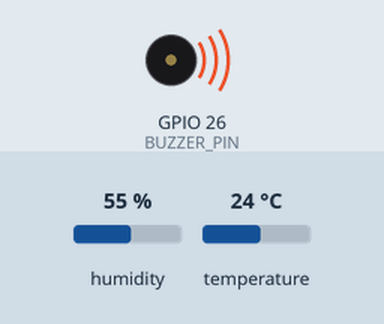
Recording of a sketch running on a simulated ESP32. Shown: buzzer (waves = sounding). The inputs (shaded band) are chosen by the test bench; at power-on: humidity 55 %, temperature 24 °C. WiFi joins after 1.5 s; servers stay silent unless stated; uploads are accepted with an empty reply; what the sketch prints to the serial monitor is not drawn.

Above: at 2.6 s.
At 62.6 s:
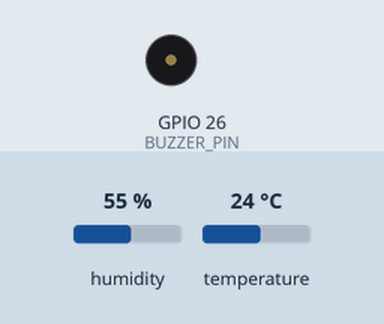
Timing chart, 0 to 64.1 s (numbered marks = the images above):
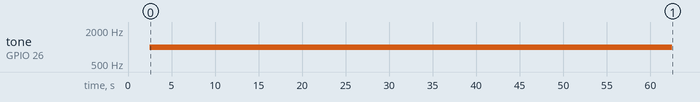

The sketch:

project_con_email.ino
```cpp
#include <WiFi.h>
#include <HTTPClient.h>
#include <ESP_Mail_Client.h>
#include <DHT.h>
#include <driver/ledc.h> // Include la libreria per il controllo LEDC


#define DHTPIN 16 //D16
#define DHTTYPE DHT11
#define SMTP_HOST "smtp.gmail.com"
#define SMTP_PORT esp_mail_smtp_port_587

#define AUTHOR_EMAIL "morrone.domenico97@gmail.com"
#define AUTHOR_PASSWORD "cwme abhs weoo wefa"
#define RECIPIENT_EMAIL "morrone097@gmail.com"
#define LEDC_CHANNEL 0 // Canale LEDC
#define LEDC_TIMER 0   // Timer LEDC
#define LEDC_FREQUENCY 1000 // Frequenza PWM (1 kHz)
#define BUZZER_PIN 26 // Pin del buzzer passivo

SMTPSession smtp;

void smtpCallback(SMTP_Status status);

DHT dht11(DHTPIN, DHTTYPE);

String URL = "http://192.168.43.151/progetto_sensore/gestione.php";

const char* ssid = "HUAWEI P40 lite";
const char* password = "Morrone1997";

int temperatura = 0;
int umidita = 0;
String sensore = "ESP32";
String nomestanza= "Salone";
bool buzzerAttivo = false;
unsigned long tempoInizioAllarme = 0; // Variabile per memorizzare il tempo di inizio dell'allarme
unsigned long previousMillis = millis()-300000; // Variabile per memorizzare l'ultimo tempo di esecuzione
const long interval = 300000; // Intervallo di 5 minuti in millisecondi

void setup() {
  Serial.begin(115200);
  dht11.begin();
  pinMode(BUZZER_PIN, OUTPUT); // Imposta il pin del buzzer come uscita
  // Configura il timer LEDC
  ledcSetup(LEDC_CHANNEL, LEDC_FREQUENCY, 8); // Canale, frequenza, risoluzione (8 bit)
  // Associa il canale LEDC al pin del buzzer
  ledcAttachPin(BUZZER_PIN, LEDC_CHANNEL);
  connectWiFi();
}

void loop() {
  unsigned long currentMillis = millis();

  if(WiFi.status() != WL_CONNECTED) {
    connectWiFi();
  }

  // Esegui le operazioni solo se è trascorso l'intervallo
  if (currentMillis - previousMillis >= interval) {
    previousMillis = currentMillis;

    Load_DHT11_Data();

    String postData = "sensoreId="+String(sensore) + "&stanza="+ String(nomestanza) + "&temperatura=" + String(temperatura) + "&umidita=" + String(umidita);


    if(temperatura < 10 || temperatura > 20 || umidita < 30 || umidita > 60) {

      if (!buzzerAttivo) {
        allarme(); // Attiva il buzzer solo se non è già attivo
      }

      MailClient.clearAP();
      MailClient.addAP(ssid, password);
      smtp.debug(1);
      smtp.callback(smtpCallback);

      Session_Config config;
      config.server.host_name = SMTP_HOST;
      config.server.port = SMTP_PORT;
      config.login.email = AUTHOR_EMAIL;
      config.login.password = AUTHOR_PASSWORD;
      config.login.user_domain = F("");
      config.time.ntp_server = F("pool.ntp.org,time.nist.gov");
      config.time.gmt_offset = 3;
      config.time.day_light_offset = 0;

      SMTP_Message message;
      message.sender.name = F("esp32");
      message.sender.email = AUTHOR_EMAIL;

      String subject;
      String textMsg;

      if(temperatura < 10 || temperatura > 20) {
        subject += "VALORE TEMPERATURA ALTERATA ";
        textMsg += "La temperatura risulta essere al di fuori del regime ottimale, infatti il valore è: " + String(temperatura) + " °C \n";
      }

      if(umidita < 30 || umidita > 60) {
        subject += "VALORE UMIDITÀ ALTERATA ";
        textMsg += "L'umidità risulta essere al di fuori del regime ottimale, infatti il valore è: " + String(umidita) + " % \n";
      }

      message.subject = subject;
      message.addRecipient(F("Domenico"), RECIPIENT_EMAIL);
      message.text.content = textMsg;
      message.text.transfer_encoding = "base64";
      message.text.charSet = F("utf-8");
      message.priority = esp_mail_smtp_priority::esp_mail_smtp_priority_high;
      smtp.setTCPTimeout(10);

      if (!smtp.connect(&config)) {
        MailClient.printf("Errore di connessione, Status Code: %d, Error Code: %d, Reason: %s\n", smtp.statusCode(), smtp.errorCode(), smtp.errorReason().c_str());
        return;
      }

      if (!smtp.isLoggedIn()) {
        Serial.println("Not yet logged in.");
      } else {
        if (smtp.isAuthenticated())
          Serial.println("Successfully logged in.");
        else
          Serial.println("Connected with no Auth.");
      }

      if (!MailClient.sendMail(&smtp, &message))
        MailClient.printf("Errore, Status Code: %d, Error Code: %d, Reason: %s\n", smtp.statusCode(), smtp.errorCode(), smtp.errorReason().c_str());
    } else {
      if (buzzerAttivo) {
        ledcWriteTone(LEDC_CHANNEL, 0); // Disattiva il buzzer
        buzzerAttivo = false; // Imposta lo stato del buzzer come disattivo
      }
    }

    HTTPClient http;
    http.begin(URL);
    http.addHeader("Content-Type", "application/x-www-form-urlencoded");

    int httpCode = http.POST(postData);
    String payload = "";

    if(httpCode > 0) {
      if(httpCode == HTTP_CODE_OK) {
        String payload = http.getString();
        Serial.println(payload);
      } else {
        Serial.printf("[HTTP] GET... code: %d\n", httpCode);
      }
    } else {
      Serial.printf("[HTTP] GET... failed, error: %s\n", http.errorToString(httpCode).c_str());
    }

    http.end();  //Close connection

    Serial.print("URL : "); Serial.println(URL);
    Serial.print("Data: "); Serial.println(postData);
    Serial.print("httpCode: "); Serial.println(httpCode);
    Serial.print("payload : "); Serial.println(payload);
    Serial.println("--------------------------------------------------");
  }
  // Controlla se è passato un minuto dall'attivazione del buzzer
    if (buzzerAttivo && (millis() - tempoInizioAllarme >= 60000)) {
      ledcWriteTone(LEDC_CHANNEL, 0); // Disattiva il buzzer
      buzzerAttivo = false; // Imposta lo stato del buzzer come disattivo
    }
}

void allarme(){
  ledcWriteTone(LEDC_CHANNEL, 1000); // Attiva il buzzer con una frequenza di 1000 Hz
  buzzerAttivo = true; // Imposta lo stato del buzzer come attivo
  tempoInizioAllarme = millis(); // Registra il tempo di inizio dell'allarme
}

void Load_DHT11_Data() {
  temperatura = dht11.readTemperature(); // Celsius
  umidita = dht11.readHumidity();

  if (isnan(temperatura) || isnan(umidita)) {
    Serial.println("Errore di lettura dal sensore!");
    temperatura = 0;
    umidita = 0;
  }
  Serial.printf("Temperatura: %d °C\n", temperatura);
  Serial.printf("Umidità: %d %%\n", umidita);
}

void connectWiFi() {
  WiFi.mode(WIFI_OFF);
  delay(1000);
  WiFi.mode(WIFI_STA);

  WiFi.begin(ssid, password);
  Serial.println("Connecting to WiFi");

  while (WiFi.status() != WL_CONNECTED) {
    delay(500);
    Serial.print(".");
  }

  Serial.print("connected to : "); Serial.println(ssid);
  Serial.print("IP address: "); Serial.println(WiFi.localIP());
}

void smtpCallback(SMTP_Status status) {
  Serial.println(status.info());

  if (status.success()) {
    Serial.println("----------------");
    MailClient.printf("Messagio mandato con successo: %d\n", status.completedCount());
    MailClient.printf("Invio messaggio fallito: %d\n", status.failedCount());
    Serial.println("----------------\n");

    for (size_t i = 0; i < smtp.sendingResult.size(); i++) {
      SMTP_Result result = smtp.sendingResult.getItem(i);

      MailClient.printf("Message No: %d\n", i + 1);
      MailClient.printf("Status: %s\n", result.completed ? "success" : "failed");
      MailClient.printf("Date/Time: %s\n", MailClient.Time.getDateTimeString(result.timestamp, "%B %d, %Y %H:%M:%S").c_str());
      MailClient.printf("Recipient: %s\n", result.recipients.c_str());
      MailClient.printf("Subject: %s\n", result.subject.c_str());
    }
    Serial.println("----------------\n");

    smtp.sendingResult.clear();
  }
}
```

Measured:
- by itself, tone on GPIO 26 (BUZZER_PIN): silent → 1000 Hz at 2.5 s, → silent 60.0 s later
